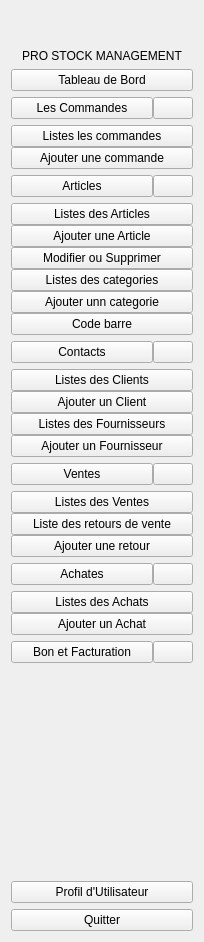
      <widget class="QWidget" name="scrollAreaWidgetContents">
       <property name="geometry">
        <rect>
         <x>0</x>
         <y>0</y>
         <width>204</width>
         <height>942</height>
        </rect>
       </property>
       <layout class="QVBoxLayout" name="verticalLayout_2">
        <item>
         <widget class="QWidget" name="widget_33" native="true">
          <layout class="QHBoxLayout" name="horizontalLayout_10">
           <item>
            <widget class="QLabel" name="label_34">
             <property name="maximumSize">
              <size>
               <width>35</width>
               <height>35</height>
              </size>
             </property>
             <property name="text">
              <string/>
             </property>
             <property name="pixmap">
              <pixmap resource="resources.qrc">:/icons/big_box.png</pixmap>
             </property>
             <property name="scaledContents">
              <bool>true</bool>
             </property>
            </widget>
           </item>
          </layout>
         </widget>
        </item>
        <item>
         <widget class="QLabel" name="label_36">
          <property name="text">
           <string>PRO STOCK MANAGEMENT</string>
          </property>
          <property name="alignment">
           <set>Qt::AlignCenter</set>
          </property>
         </widget>
        </item>
        <item>
         <widget class="QPushButton" name="pushButton_26">
          <property name="sizePolicy">
           <sizepolicy hsizetype="Minimum" vsizetype="Fixed">
            <horstretch>0</horstretch>
            <verstretch>0</verstretch>
           </sizepolicy>
          </property>
          <property name="text">
           <string>Tableau de Bord</string>
          </property>
          <property name="icon">
           <iconset resource="resources.qrc">
            <normaloff>:/icons/Home.png</normaloff>:/icons/Home.png</iconset>
          </property>
          <property name="iconSize">
           <size>
            <width>35</width>
            <height>35</height>
           </size>
          </property>
         </widget>
        </item>
        <item>
         <widget class="QWidget" name="widget_59" native="true">
          <layout class="QHBoxLayout" name="horizontalLayout_24">
           <property name="spacing">
            <number>0</number>
           </property>
           <property name="leftMargin">
            <number>0</number>
           </property>
           <property name="topMargin">
            <number>0</number>
           </property>
           <property name="rightMargin">
            <number>0</number>
           </property>
           <property name="bottomMargin">
            <number>0</number>
           </property>
           <item>
            <widget class="QPushButton" name="pushButton_84">
             <property name="sizePolicy">
              <sizepolicy hsizetype="Preferred" vsizetype="Preferred">
               <horstretch>0</horstretch>
               <verstretch>0</verstretch>
              </sizepolicy>
             </property>
             <property name="text">
              <string>Les Commandes</string>
             </property>
             <property name="icon">
              <iconset resource="resources.qrc">
               <normaloff>:/icons/process.png</normaloff>:/icons/process.png</iconset>
             </property>
             <property name="iconSize">
              <size>
               <width>35</width>
               <height>35</height>
              </size>
             </property>
            </widget>
           </item>
           <item>
            <widget class="QPushButton" name="pushButton_85">
             <property name="sizePolicy">
              <sizepolicy hsizetype="Fixed" vsizetype="Preferred">
               <horstretch>0</horstretch>
               <verstretch>0</verstretch>
              </sizepolicy>
             </property>
             <property name="text">
              <string/>
             </property>
             <property name="icon">
              <iconset resource="resources.qrc">
               <normaloff>:/icons/arrow down.png</normaloff>
               <normalon>:/icons/arrow up.png</normalon>:/icons/arrow down.png</iconset>
             </property>
             <property name="checkable">
              <bool>true</bool>
             </property>
            </widget>
           </item>
          </layout>
         </widget>
        </item>
        <item>
         <widget class="QWidget" name="widget_58" native="true">
          <layout class="QVBoxLayout" name="verticalLayout_32">
           <property name="spacing">
            <number>0</number>
           </property>
           <property name="leftMargin">
            <number>0</number>
           </property>
           <property name="topMargin">
            <number>0</number>
           </property>
           <property name="rightMargin">
            <number>0</number>
           </property>
           <property name="bottomMargin">
            <number>0</number>
           </property>
           <item>
            <widget class="QPushButton" name="pushButton_82">
             <property name="sizePolicy">
              <sizepolicy hsizetype="Minimum" vsizetype="Preferred">
               <horstretch>0</horstretch>
               <verstretch>0</verstretch>
              </sizepolicy>
             </property>
             <property name="text">
              <string>Listes les commandes</string>
             </property>
            </widget>
           </item>
           <item>
            <widget class="QPushButton" name="pushButton_83">
             <property name="sizePolicy">
              <sizepolicy hsizetype="Minimum" vsizetype="Preferred">
               <horstretch>0</horstretch>
               <verstretch>0</verstretch>
              </sizepolicy>
             </property>
             <property name="text">
              <string>Ajouter une commande</string>
             </property>
            </widget>
           </item>
          </layout>
         </widget>
        </item>
        <item>
         <widget class="QWidget" name="widget_60" native="true">
          <layout class="QHBoxLayout" name="horizontalLayout_25">
           <property name="spacing">
            <number>0</number>
           </property>
           <property name="leftMargin">
            <number>0</number>
           </property>
           <property name="topMargin">
            <number>0</number>
           </property>
           <property name="rightMargin">
            <number>0</number>
           </property>
           <property name="bottomMargin">
            <number>0</number>
           </property>
           <item>
            <widget class="QPushButton" name="pushButton_23">
             <property name="sizePolicy">
              <sizepolicy hsizetype="Preferred" vsizetype="Preferred">
               <horstretch>0</horstretch>
               <verstretch>0</verstretch>
              </sizepolicy>
             </property>
             <property name="text">
              <string>Articles</string>
             </property>
             <property name="icon">
              <iconset resource="resources.qrc">
               <normaloff>:/icons/Simplify and Manage.png</normaloff>:/icons/Simplify and Manage.png</iconset>
             </property>
             <property name="iconSize">
              <size>
               <width>35</width>
               <height>35</height>
              </size>
             </property>
            </widget>
           </item>
           <item>
            <widget class="QPushButton" name="pushButton_24">
             <property name="sizePolicy">
              <sizepolicy hsizetype="Fixed" vsizetype="Preferred">
               <horstretch>0</horstretch>
               <verstretch>0</verstretch>
              </sizepolicy>
             </property>
             <property name="text">
              <string/>
             </property>
             <property name="icon">
              <iconset resource="resources.qrc">
               <normaloff>:/icons/arrow down.png</normaloff>
               <normalon>:/icons/arrow up.png</normalon>:/icons/arrow down.png</iconset>
             </property>
             <property name="checkable">
              <bool>true</bool>
             </property>
            </widget>
           </item>
          </layout>
         </widget>
        </item>
        <item>
         <widget class="QWidget" name="widget_65" native="true">
          <layout class="QVBoxLayout" name="verticalLayout_35">
           <property name="spacing">
            <number>0</number>
           </property>
           <property name="leftMargin">
            <number>0</number>
           </property>
           <property name="topMargin">
            <number>0</number>
           </property>
           <property name="rightMargin">
            <number>0</number>
           </property>
           <property name="bottomMargin">
            <number>0</number>
           </property>
           <item>
            <widget class="QPushButton" name="pushButton_96">
             <property name="sizePolicy">
              <sizepolicy hsizetype="Minimum" vsizetype="Preferred">
               <horstretch>0</horstretch>
               <verstretch>0</verstretch>
              </sizepolicy>
             </property>
             <property name="text">
              <string>Listes des Articles</string>
             </property>
            </widget>
           </item>
           <item>
            <widget class="QPushButton" name="pushButton_97">
             <property name="sizePolicy">
              <sizepolicy hsizetype="Minimum" vsizetype="Preferred">
               <horstretch>0</horstretch>
               <verstretch>0</verstretch>
              </sizepolicy>
             </property>
             <property name="text">
              <string>Ajouter une Article</string>
             </property>
            </widget>
           </item>
           <item>
            <widget class="QPushButton" name="pushButton_98">
             <property name="sizePolicy">
              <sizepolicy hsizetype="Minimum" vsizetype="Preferred">
               <horstretch>0</horstretch>
               <verstretch>0</verstretch>
              </sizepolicy>
             </property>
             <property name="text">
              <string>Modifier ou Supprimer</string>
             </property>
            </widget>
           </item>
           <item>
            <widget class="QPushButton" name="pushButton_99">
             <property name="sizePolicy">
              <sizepolicy hsizetype="Minimum" vsizetype="Preferred">
               <horstretch>0</horstretch>
               <verstretch>0</verstretch>
              </sizepolicy>
             </property>
             <property name="text">
              <string>Listes des categories</string>
             </property>
            </widget>
           </item>
           <item>
            <widget class="QPushButton" name="pushButton_100">
             <property name="sizePolicy">
              <sizepolicy hsizetype="Minimum" vsizetype="Preferred">
               <horstretch>0</horstretch>
               <verstretch>0</verstretch>
              </sizepolicy>
             </property>
             <property name="text">
              <string>Ajouter unn categorie</string>
             </property>
            </widget>
           </item>
           <item>
            <widget class="QPushButton" name="pushButton_101">
             <property name="sizePolicy">
              <sizepolicy hsizetype="Minimum" vsizetype="Preferred">
               <horstretch>0</horstretch>
               <verstretch>0</verstretch>
              </sizepolicy>
             </property>
             <property name="text">
              <string>Code barre</string>
             </property>
            </widget>
           </item>
          </layout>
         </widget>
        </item>
        <item>
         <widget class="QWidget" name="widget_56" native="true">
          <layout class="QHBoxLayout" name="horizontalLayout_22">
           <property name="spacing">
            <number>0</number>
           </property>
           <property name="leftMargin">
            <number>0</number>
           </property>
           <property name="topMargin">
            <number>0</number>
           </property>
           <property name="rightMargin">
            <number>0</number>
           </property>
           <property name="bottomMargin">
            <number>0</number>
           </property>
           <item>
            <widget class="QPushButton" name="pushButton_78">
             <property name="sizePolicy">
              <sizepolicy hsizetype="Preferred" vsizetype="Preferred">
               <horstretch>0</horstretch>
               <verstretch>0</verstretch>
              </sizepolicy>
             </property>
             <property name="text">
              <string>Contacts</string>
             </property>
             <property name="icon">
              <iconset resource="resources.qrc">
               <normaloff>:/icons/client.png</normaloff>:/icons/client.png</iconset>
             </property>
             <property name="iconSize">
              <size>
               <width>35</width>
               <height>35</height>
              </size>
             </property>
            </widget>
           </item>
           <item>
            <widget class="QPushButton" name="pushButton_79">
             <property name="sizePolicy">
              <sizepolicy hsizetype="Fixed" vsizetype="Preferred">
               <horstretch>0</horstretch>
               <verstretch>0</verstretch>
              </sizepolicy>
             </property>
             <property name="text">
              <string/>
             </property>
             <property name="icon">
              <iconset resource="resources.qrc">
               <normaloff>:/icons/arrow down.png</normaloff>
               <normalon>:/icons/arrow up.png</normalon>:/icons/arrow down.png</iconset>
             </property>
             <property name="checkable">
              <bool>true</bool>
             </property>
            </widget>
           </item>
          </layout>
         </widget>
        </item>
        <item>
         <widget class="QWidget" name="widget_55" native="true">
          <layout class="QVBoxLayout" name="verticalLayout_31">
           <property name="spacing">
            <number>0</number>
           </property>
           <property name="leftMargin">
            <number>0</number>
           </property>
           <property name="topMargin">
            <number>0</number>
           </property>
           <property name="rightMargin">
            <number>0</number>
           </property>
           <property name="bottomMargin">
            <number>0</number>
           </property>
           <item>
            <widget class="QPushButton" name="pushButton_74">
             <property name="sizePolicy">
              <sizepolicy hsizetype="Minimum" vsizetype="Preferred">
               <horstretch>0</horstretch>
               <verstretch>0</verstretch>
              </sizepolicy>
             </property>
             <property name="text">
              <string>Listes des Clients</string>
             </property>
            </widget>
           </item>
           <item>
            <widget class="QPushButton" name="pushButton_75">
             <property name="sizePolicy">
              <sizepolicy hsizetype="Minimum" vsizetype="Preferred">
               <horstretch>0</horstretch>
               <verstretch>0</verstretch>
              </sizepolicy>
             </property>
             <property name="text">
              <string>Ajouter un Client</string>
             </property>
            </widget>
           </item>
           <item>
            <widget class="QPushButton" name="pushButton_76">
             <property name="sizePolicy">
              <sizepolicy hsizetype="Minimum" vsizetype="Preferred">
               <horstretch>0</horstretch>
               <verstretch>0</verstretch>
              </sizepolicy>
             </property>
             <property name="text">
              <string>Listes des Fournisseurs</string>
             </property>
            </widget>
           </item>
           <item>
            <widget class="QPushButton" name="pushButton_77">
             <property name="sizePolicy">
              <sizepolicy hsizetype="Minimum" vsizetype="Preferred">
               <horstretch>0</horstretch>
               <verstretch>0</verstretch>
              </sizepolicy>
             </property>
             <property name="text">
              <string>Ajouter un Fournisseur</string>
             </property>
            </widget>
           </item>
          </layout>
         </widget>
        </item>
        <item>
         <widget class="QWidget" name="widget_62" native="true">
          <layout class="QHBoxLayout" name="horizontalLayout_26">
           <property name="spacing">
            <number>0</number>
           </property>
           <property name="leftMargin">
            <number>0</number>
           </property>
           <property name="topMargin">
            <number>0</number>
           </property>
           <property name="rightMargin">
            <number>0</number>
           </property>
           <property name="bottomMargin">
            <number>0</number>
           </property>
           <item>
            <widget class="QPushButton" name="pushButton_89">
             <property name="sizePolicy">
              <sizepolicy hsizetype="Preferred" vsizetype="Preferred">
               <horstretch>0</horstretch>
               <verstretch>0</verstretch>
              </sizepolicy>
             </property>
             <property name="text">
              <string>Ventes</string>
             </property>
             <property name="icon">
              <iconset resource="resources.qrc">
               <normaloff>:/icons/material_out.png</normaloff>:/icons/material_out.png</iconset>
             </property>
             <property name="iconSize">
              <size>
               <width>35</width>
               <height>35</height>
              </size>
             </property>
            </widget>
           </item>
           <item>
            <widget class="QPushButton" name="pushButton_90">
             <property name="sizePolicy">
              <sizepolicy hsizetype="Fixed" vsizetype="Preferred">
               <horstretch>0</horstretch>
               <verstretch>0</verstretch>
              </sizepolicy>
             </property>
             <property name="text">
              <string/>
             </property>
             <property name="icon">
              <iconset resource="resources.qrc">
               <normaloff>:/icons/arrow down.png</normaloff>
               <normalon>:/icons/arrow up.png</normalon>:/icons/arrow down.png</iconset>
             </property>
             <property name="checkable">
              <bool>true</bool>
             </property>
            </widget>
           </item>
          </layout>
         </widget>
        </item>
        <item>
         <widget class="QWidget" name="widget_61" native="true">
          <layout class="QVBoxLayout" name="verticalLayout_33">
           <property name="spacing">
            <number>0</number>
           </property>
           <property name="leftMargin">
            <number>0</number>
           </property>
           <property name="topMargin">
            <number>0</number>
           </property>
           <property name="rightMargin">
            <number>0</number>
           </property>
           <property name="bottomMargin">
            <number>0</number>
           </property>
           <item>
            <widget class="QPushButton" name="pushButton_86">
             <property name="sizePolicy">
              <sizepolicy hsizetype="Minimum" vsizetype="Preferred">
               <horstretch>0</horstretch>
               <verstretch>0</verstretch>
              </sizepolicy>
             </property>
             <property name="text">
              <string>Listes des Ventes</string>
             </property>
            </widget>
           </item>
           <item>
            <widget class="QPushButton" name="pushButton_87">
             <property name="sizePolicy">
              <sizepolicy hsizetype="Minimum" vsizetype="Preferred">
               <horstretch>0</horstretch>
               <verstretch>0</verstretch>
              </sizepolicy>
             </property>
             <property name="text">
              <string>Liste des retours de vente</string>
             </property>
            </widget>
           </item>
           <item>
            <widget class="QPushButton" name="pushButton_88">
             <property name="sizePolicy">
              <sizepolicy hsizetype="Minimum" vsizetype="Preferred">
               <horstretch>0</horstretch>
               <verstretch>0</verstretch>
              </sizepolicy>
             </property>
             <property name="text">
              <string>Ajouter une retour</string>
             </property>
            </widget>
           </item>
          </layout>
         </widget>
        </item>
        <item>
         <widget class="QWidget" name="widget_57" native="true">
          <layout class="QHBoxLayout" name="horizontalLayout_23">
           <property name="spacing">
            <number>0</number>
           </property>
           <property name="leftMargin">
            <number>0</number>
           </property>
           <property name="topMargin">
            <number>0</number>
           </property>
           <property name="rightMargin">
            <number>0</number>
           </property>
           <property name="bottomMargin">
            <number>0</number>
           </property>
           <item>
            <widget class="QPushButton" name="pushButton_80">
             <property name="sizePolicy">
              <sizepolicy hsizetype="Preferred" vsizetype="Preferred">
               <horstretch>0</horstretch>
               <verstretch>0</verstretch>
              </sizepolicy>
             </property>
             <property name="text">
              <string>Achates</string>
             </property>
             <property name="icon">
              <iconset resource="resources.qrc">
               <normaloff>:/icons/client_in.png</normaloff>:/icons/client_in.png</iconset>
             </property>
             <property name="iconSize">
              <size>
               <width>35</width>
               <height>35</height>
              </size>
             </property>
            </widget>
           </item>
           <item>
            <widget class="QPushButton" name="pushButton_81">
             <property name="sizePolicy">
              <sizepolicy hsizetype="Fixed" vsizetype="Preferred">
               <horstretch>0</horstretch>
               <verstretch>0</verstretch>
              </sizepolicy>
             </property>
             <property name="text">
              <string/>
             </property>
             <property name="icon">
              <iconset resource="resources.qrc">
               <normaloff>:/icons/arrow down.png</normaloff>
               <normalon>:/icons/arrow up.png</normalon>:/icons/arrow down.png</iconset>
             </property>
             <property name="checkable">
              <bool>true</bool>
             </property>
            </widget>
           </item>
          </layout>
         </widget>
        </item>
        <item>
         <widget class="QWidget" name="widget_63" native="true">
          <layout class="QVBoxLayout" name="verticalLayout_34">
           <property name="spacing">
            <number>0</number>
           </property>
           <property name="leftMargin">
            <number>0</number>
           </property>
           <property name="topMargin">
            <number>0</number>
           </property>
           <property name="rightMargin">
            <number>0</number>
           </property>
           <property name="bottomMargin">
            <number>0</number>
           </property>
           <item>
            <widget class="QPushButton" name="pushButton_91">
             <property name="sizePolicy">
              <sizepolicy hsizetype="Minimum" vsizetype="Preferred">
               <horstretch>0</horstretch>
               <verstretch>0</verstretch>
              </sizepolicy>
             </property>
             <property name="text">
              <string>Listes des Achats</string>
             </property>
            </widget>
           </item>
           <item>
            <widget class="QPushButton" name="pushButton_92">
             <property name="sizePolicy">
              <sizepolicy hsizetype="Minimum" vsizetype="Preferred">
               <horstretch>0</horstretch>
               <verstretch>0</verstretch>
              </sizepolicy>
             </property>
             <property name="text">
              <string>Ajouter un Achat</string>
             </property>
            </widget>
           </item>
          </layout>
         </widget>
        </item>
        <item>
         <widget class="QWidget" name="widget_64" native="true">
          <layout class="QHBoxLayout" name="horizontalLayout_27">
           <property name="spacing">
            <number>0</number>
           </property>
           <property name="leftMargin">
            <number>0</number>
           </property>
           <property name="topMargin">
            <number>0</number>
           </property>
           <property name="rightMargin">
            <number>0</number>
           </property>
           <property name="bottomMargin">
            <number>0</number>
           </property>
           <item>
            <widget class="QPushButton" name="pushButton_94">
             <property name="sizePolicy">
              <sizepolicy hsizetype="Preferred" vsizetype="Preferred">
               <horstretch>0</horstretch>
               <verstretch>0</verstretch>
              </sizepolicy>
             </property>
             <property name="text">
              <string>Bon et Facturation</string>
             </property>
             <property name="icon">
              <iconset resource="resources.qrc">
               <normaloff>:/icons/repport.png</normaloff>:/icons/repport.png</iconset>
             </property>
             <property name="iconSize">
              <size>
               <width>35</width>
               <height>35</height>
              </size>
             </property>
            </widget>
           </item>
           <item>
            <widget class="QPushButton" name="pushButton_95">
             <property name="sizePolicy">
              <sizepolicy hsizetype="Fixed" vsizetype="Preferred">
               <horstretch>0</horstretch>
               <verstretch>0</verstretch>
              </sizepolicy>
             </property>
             <property name="text">
              <string/>
             </property>
             <property name="icon">
              <iconset resource="resources.qrc">
               <normaloff>:/icons/arrow down.png</normaloff>
               <normalon>:/icons/arrow up.png</normalon>:/icons/arrow down.png</iconset>
             </property>
             <property name="checkable">
              <bool>true</bool>
             </property>
            </widget>
           </item>
          </layout>
         </widget>
        </item>
        <item>
         <spacer name="verticalSpacer_4">
          <property name="orientation">
           <enum>Qt::Vertical</enum>
          </property>
          <property name="sizeHint" stdset="0">
           <size>
            <width>20</width>
            <height>73</height>
           </size>
          </property>
         </spacer>
        </item>
        <item>
         <widget class="QPushButton" name="pushButton_25">
          <property name="text">
           <string>Profil d'Utilisateur</string>
          </property>
          <property name="icon">
           <iconset resource="resources.qrc">
            <normaloff>:/icons/profile.png</normaloff>:/icons/profile.png</iconset>
          </property>
          <property name="iconSize">
           <size>
            <width>35</width>
            <height>35</height>
           </size>
          </property>
         </widget>
        </item>
        <item>
         <widget class="QPushButton" name="pushButton_93">
          <property name="text">
           <string>Quitter</string>
          </property>
          <property name="icon">
           <iconset resource="resources.qrc">
            <normaloff>:/icons/logout.png</normaloff>:/icons/logout.png</iconset>
          </property>
          <property name="iconSize">
           <size>
            <width>35</width>
            <height>35</height>
           </size>
          </property>
         </widget>
        </item>
       </layout>
      </widget>
